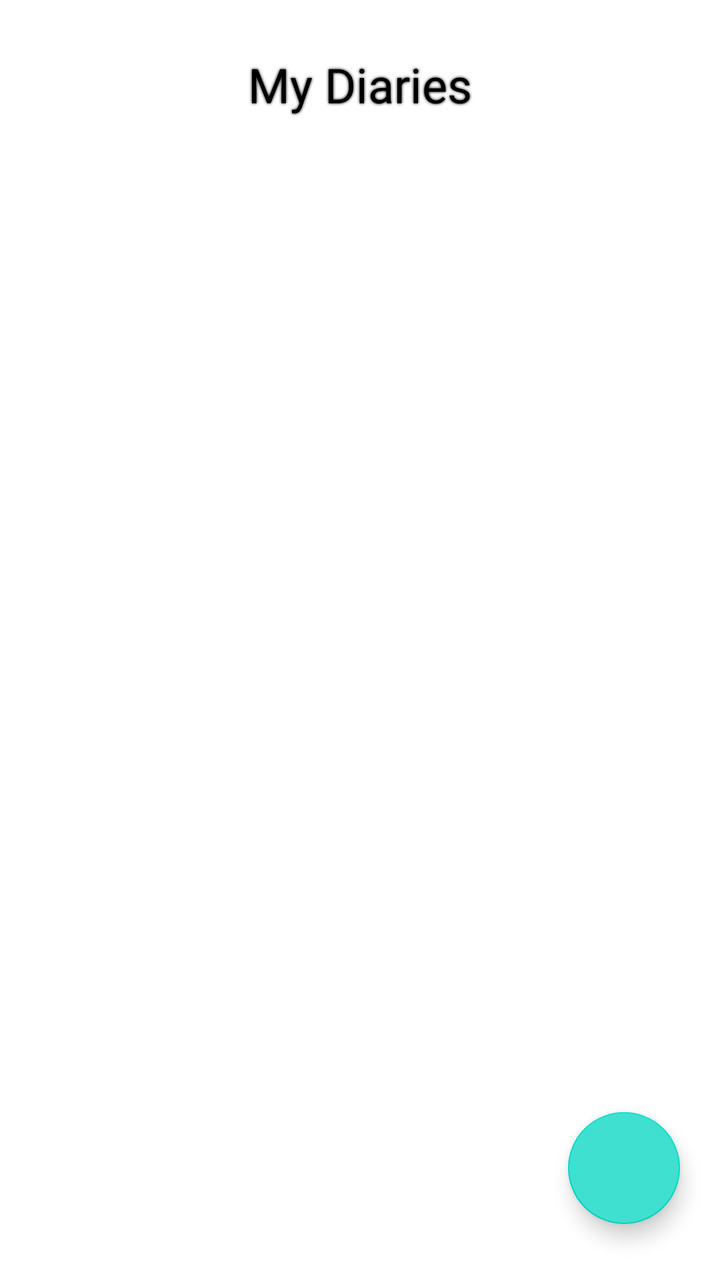
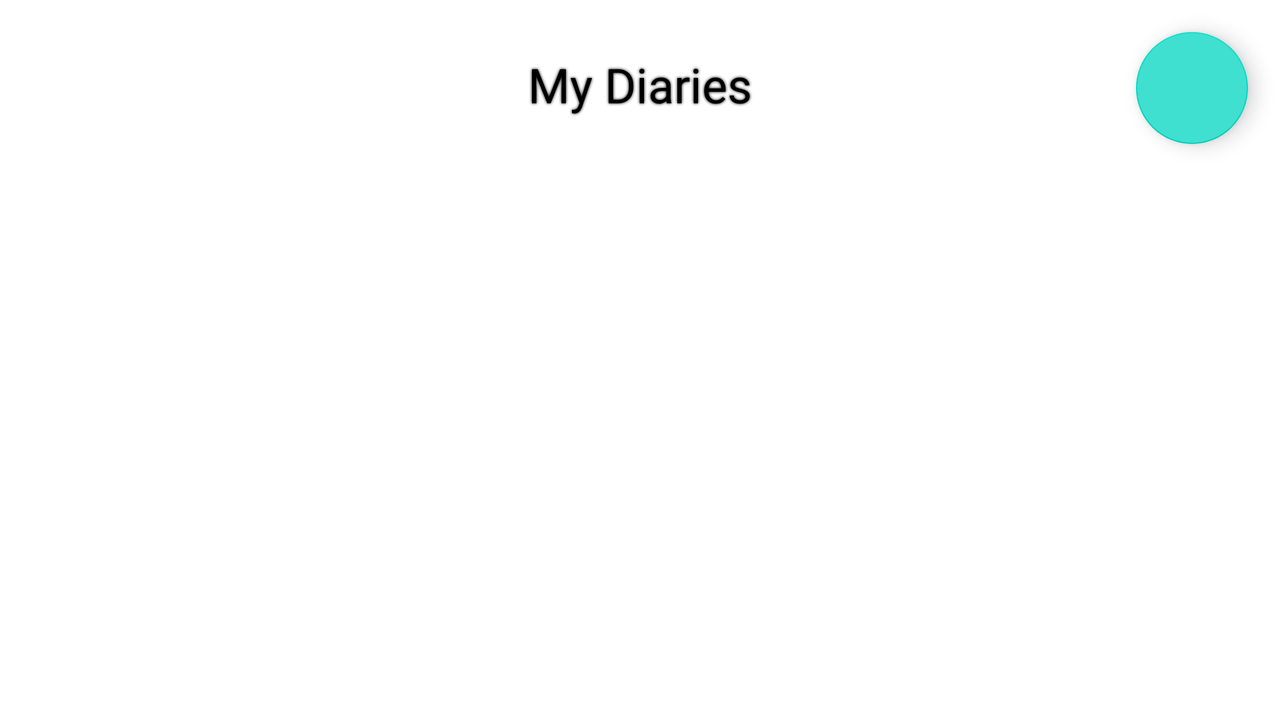

Two renders of one Android screen. The first uses the default layout on a phone; the second uses the alternative layout the repository ships for a different screen configuration, on a matching device. The two XML files are below.
<!-- AndroidManifest.xml: application theme Theme.Trippie -->
<!-- res/layout/fragment_diary_list.xml -->
<?xml version="1.0" encoding="utf-8"?>
<layout
    xmlns:android="http://schemas.android.com/apk/res/android"
    xmlns:tools="http://schemas.android.com/tools"
    xmlns:app="http://schemas.android.com/apk/res-auto">
    <androidx.constraintlayout.widget.ConstraintLayout
        android:layout_width="match_parent"
        android:layout_height="match_parent"
        tools:context=".Diaries.DiaryListFragment">

        <ScrollView
            android:layout_width="match_parent"
            android:layout_height="match_parent"
            app:layout_constraintTop_toTopOf="parent"
            app:layout_constraintBottom_toBottomOf="parent">

            <LinearLayout
                android:id="@+id/diary_list"
                android:layout_width="match_parent"
                android:layout_height="wrap_content"
                android:orientation="vertical">

                <TextView
                    android:id="@+id/title_text_view"
                    android:layout_width="match_parent"
                    android:layout_height="wrap_content"
                    android:text="@string/my_diaries"
                    android:textSize="24sp"
                    android:textColor="@color/black"
                    android:shadowColor="@color/black"
                    android:shadowRadius="3"
                    android:gravity="center"
                    android:layout_marginTop="10dp"
                    android:padding="16dp"
                    app:layout_constraintTop_toTopOf="parent" />

                <androidx.recyclerview.widget.RecyclerView
                    android:id="@+id/diary_recycler_view"
                    android:layout_width="match_parent"
                    android:layout_height="wrap_content"
                    android:visibility="gone"
                    app:layout_constraintTop_toBottomOf="@id/title_text_view"
                    app:layout_constraintBottom_toTopOf="@id/add_diary_button"
                    app:layout_constraintStart_toStartOf="@id/title_text_view"
                    app:layout_constraintEnd_toEndOf="parent" />

                <ImageView
                    android:layout_width="match_parent"
                    android:layout_height="match_parent"
                    android:id="@+id/emptyNotesImage"
                    android:visibility="gone" />

            </LinearLayout>
        </ScrollView>

        <com.google.android.material.floatingactionbutton.FloatingActionButton
            android:id="@+id/add_diary_button"
            android:layout_width="wrap_content"
            android:layout_height="wrap_content"
            android:layout_marginEnd="20dp"
            android:layout_marginBottom="28dp"
            android:backgroundTint="@color/appColor"
            android:clickable="true"
            android:contentDescription="image"
            android:tintMode="@color/white"
            app:layout_constraintBottom_toBottomOf="parent"
            app:layout_constraintEnd_toEndOf="parent"
            app:srcCompat="@drawable/add_icon" />

    </androidx.constraintlayout.widget.ConstraintLayout>
</layout>
<!-- resources referenced by this layout -->
<resources>
  <color name="appColor">#40E0D0</color>
  <color name="black">#FF000000</color>
  <color name="white">#FFFFFFFF</color>
  <string name="my_diaries">My Diaries</string>
  <style name="Theme.Trippie" parent="Base.Theme.Trippie" />
  <style name="Base.Theme.Trippie" parent="Theme.MaterialComponents.DayNight.DarkActionBar">
          
          <item name="android:fontFamily">@font/poppins</item>
          <item name="fontFamily">@font/poppins</item>
      </style>
</resources>
<!-- res/layout-land/fragment_diary_list.xml (the repository's variant of the layout above) -->
<!-- drawn on the phone turned sideways -->
<?xml version="1.0" encoding="utf-8"?>
<layout
    xmlns:android="http://schemas.android.com/apk/res/android"
    xmlns:tools="http://schemas.android.com/tools"
    xmlns:app="http://schemas.android.com/apk/res-auto">
    <androidx.constraintlayout.widget.ConstraintLayout
        android:layout_width="match_parent"
        android:layout_height="match_parent"
        tools:context=".Diaries.DiaryListFragment">

        <ScrollView
            android:layout_width="match_parent"
            android:layout_height="match_parent"
            app:layout_constraintTop_toTopOf="parent"
            app:layout_constraintBottom_toBottomOf="parent">

            <LinearLayout
                android:id="@+id/diary_list"
                android:layout_width="match_parent"
                android:layout_height="wrap_content"
                android:orientation="vertical">

                <TextView
                    android:id="@+id/title_text_view"
                    android:layout_width="match_parent"
                    android:layout_height="wrap_content"
                    android:text="@string/my_diaries"
                    android:textSize="24sp"
                    android:textColor="@color/black"
                    android:shadowColor="@color/black"
                    android:shadowRadius="3"
                    android:gravity="center"
                    android:layout_marginTop="10dp"
                    android:padding="16dp"
                    app:layout_constraintTop_toTopOf="parent" />

                <androidx.recyclerview.widget.RecyclerView
                    android:id="@+id/diary_recycler_view"
                    android:layout_width="match_parent"
                    android:layout_height="wrap_content"
                    android:visibility="gone"
                    app:layout_constraintTop_toBottomOf="@id/title_text_view"
                    app:layout_constraintBottom_toTopOf="@id/add_diary_button"
                    app:layout_constraintStart_toStartOf="@id/title_text_view"
                    app:layout_constraintEnd_toEndOf="parent" />

                <ImageView
                    android:layout_width="match_parent"
                    android:layout_height="match_parent"
                    android:id="@+id/emptyNotesImage"
                    android:visibility="gone" />

            </LinearLayout>
        </ScrollView>

        <com.google.android.material.floatingactionbutton.FloatingActionButton
            android:id="@+id/add_diary_button"
            android:layout_width="wrap_content"
            android:layout_height="wrap_content"
            android:layout_margin="16dp"
            android:backgroundTint="@color/appColor"
            android:clickable="true"
            android:contentDescription="image"
            android:tintMode="@color/white"
            app:layout_constraintEnd_toEndOf="parent"
            app:layout_constraintTop_toTopOf="parent"
            app:srcCompat="@drawable/add_icon" />

    </androidx.constraintlayout.widget.ConstraintLayout>
</layout>
